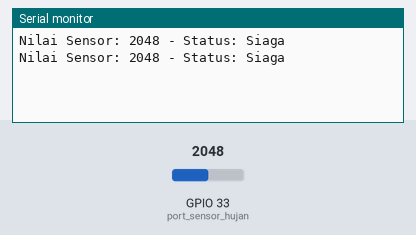
Simulated run of this sketch. Board: ESP32. Shown: the last lines printed to the serial monitor. The inputs (shaded band) are chosen by the test bench; at power-on: GPIO 33 (port_sensor_hujan) = 2048.

Above: at 2.3 s.
2.4 s: GPIO 33 (port_sensor_hujan) set to 1980
At 4.2 s:
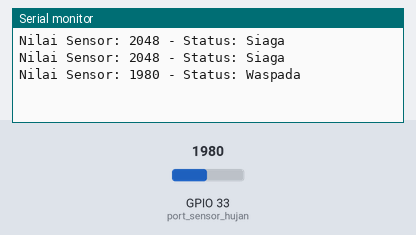
6.0 s: GPIO 33 (port_sensor_hujan) set to 1082
At 6.5 s:
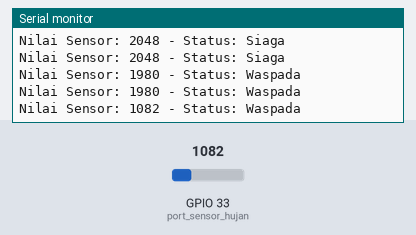
8.1 s: GPIO 33 (port_sensor_hujan) set to 972
At 10.0 s:
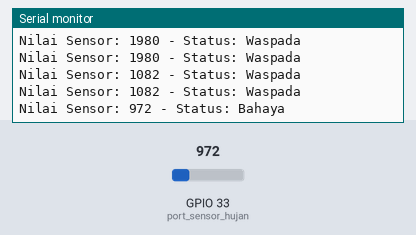

The sketch:

sensor_hujan.ino
```cpp
#include <Arduino.h>

// Definisi pin
int port_sensor_hujan = 33;

// Setup
void setup() {
  Serial.begin(9600);
  pinMode(port_sensor_hujan, INPUT);
}

// Loop
void loop() {
  int sensor_hujan = analogRead(port_sensor_hujan);
  String status = "";

  // Logika fuzzy untuk menentukan status berdasarkan range nilai yang disesuaikan
  if (sensor_hujan < 1023) {
    status = "Bahaya";
  } else if (sensor_hujan >= 800 && sensor_hujan < 2047) {
    status = "Waspada";
  } else if (sensor_hujan >= 1800 && sensor_hujan < 3071) {
    status = "Siaga";
  } else if (sensor_hujan >= 2800) {
    status = "Aman";
  }

  // Cetak status ke Serial Monitor
  Serial.print("Nilai Sensor: ");
  Serial.print(sensor_hujan);
  Serial.print(" - Status: ");
  Serial.println(status);

  delay(1500);
}
```

Measured:
- the behaviour switches between 2047 and 2046 on GPIO 33 (port_sensor_hujan) (found by bisection; images 0 and 1)
- the behaviour switches between 1023 and 1022 on GPIO 33 (port_sensor_hujan) (found by bisection; images 2 and 3)
- after the input at 2.4 s, the serial monitor: prints a new line after 0.60 s (image 1)
- after the input at 6.0 s, the serial monitor: prints a new line at once (image 2)
- after the input at 8.1 s, the serial monitor: prints a new line after 0.90 s (image 3)
